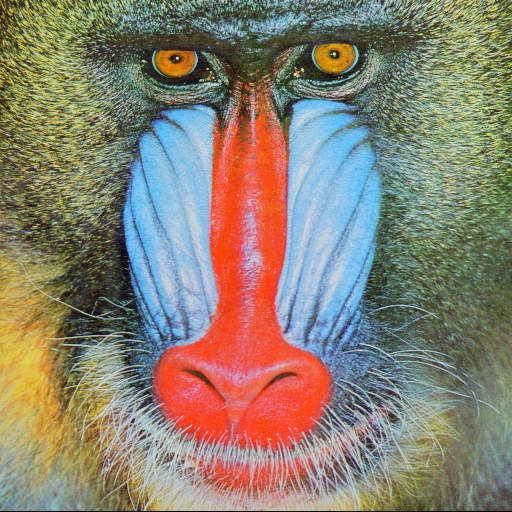
#> input picture sample.jpg, 512 x 512 px
$ python program12-3.py
#> lines starting #> are read from the running program, lines starting #| are printed output that depends on the picture
import cv2
src = cv2.imread("sample.jpg", cv2.IMREAD_GRAYSCALE)
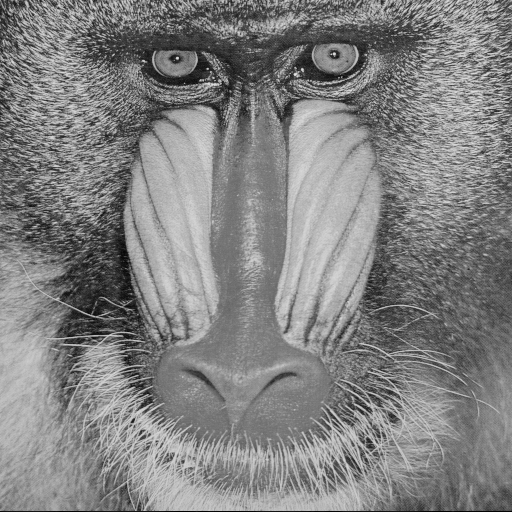
#> src: shape (512, 512); min 0, max 231, mean 129.6
ret, bin = cv2.threshold(src, 100, 255, cv2.THRESH_TOZERO_INV)
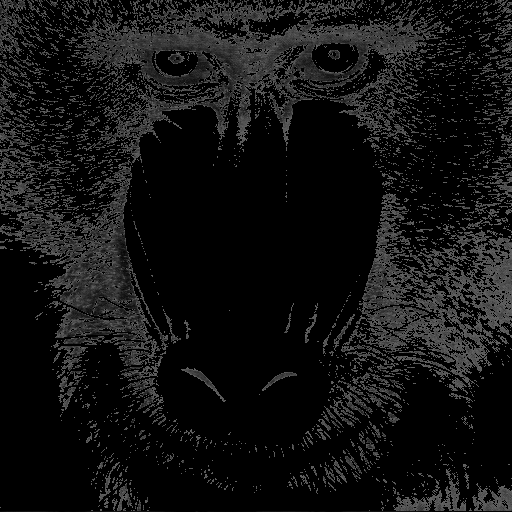
#> bin: shape (512, 512); min 0, max 100, mean 18.1
cv2.imshow("binary", bin)
cv2.waitKey(0)
cv2.destroyAllWindows()

$ run again, with building.jpg copied over sample.jpg
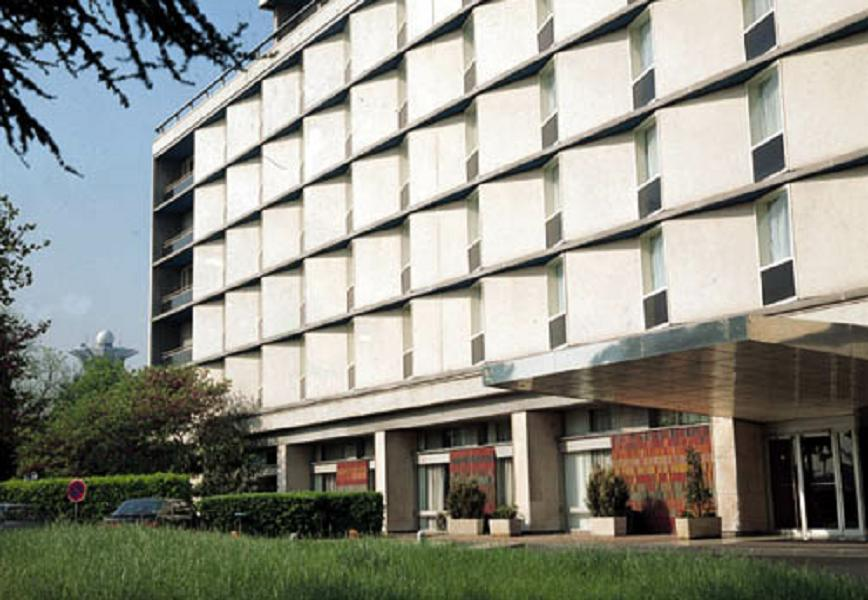
#> input picture building.jpg, 868 x 600 px
#> `src = cv2.imread("sample.jpg", cv2.IMREAD_GRAYSCALE)`:
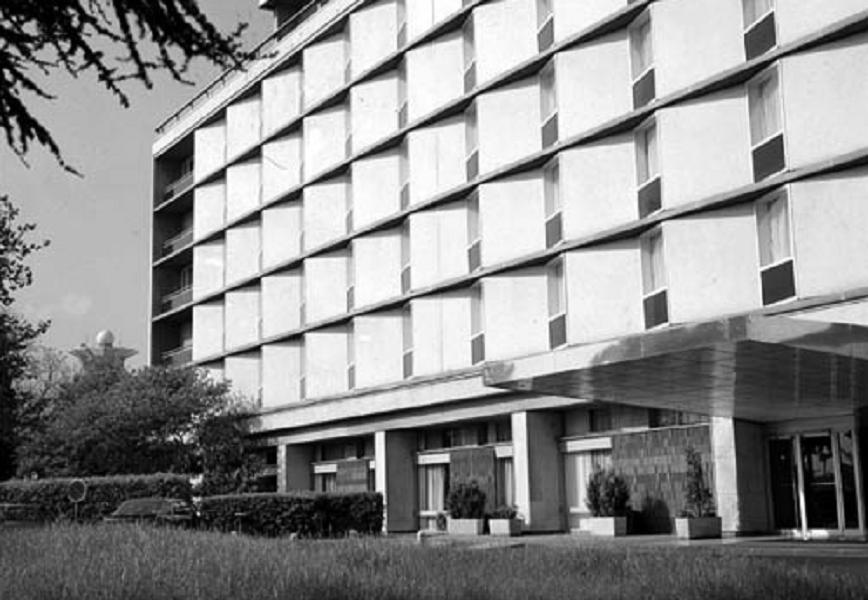
#> src: shape (600, 868); min 0, max 255, mean 142.3
#> `ret, bin = cv2.threshold(src, 100, 255, cv2.THRESH_TOZERO_INV)`:
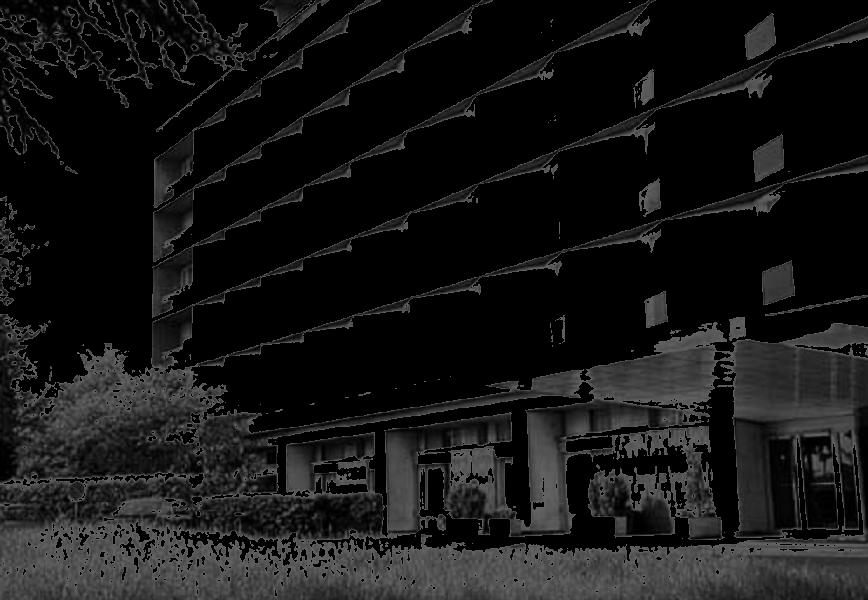
#> bin: shape (600, 868); min 0, max 100, mean 22
